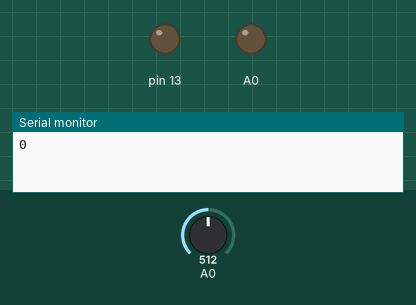
Recording of a sketch running on a simulated Arduino Uno, built with avr-gcc and run on an emulated ATmega328P. Shown: output pins drawn as LEDs (lit = HIGH), the last lines printed to the serial monitor. Dashed ring = blinking. Inputs (shaded band) come from the test bench; at power-on: A0 = 512.

Above: at 1.2 s.
1.3 s: A0 set to 787
2.8 s: A0 set to 812
At 3.1 s:
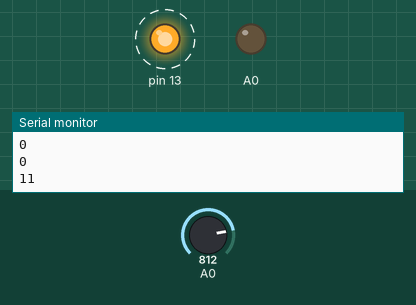
Timing chart, 0 to 11.8 s (numbered marks = the images above; inputs shaded):
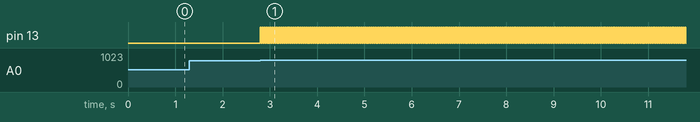

Measured:
- the behaviour switches between 800 and 801 on A0 (found by bisection; images 0 and 1)
- after the input at 2.8 s, pin 13: alternates HIGH for 0.02 s and LOW for 0.02 s, starting at once

The sketch:

SetDuti220.ino
```cpp
#define OFFSET 1000
uint32_t times = 0;
uint32_t count = 0;

// void counter(void) {
//   count++;
//   digitalWrite(13, !digitalRead(13));
// }

void setup() {
  pinMode(PD2, INPUT_PULLUP);
  pinMode(13, OUTPUT);
  pinMode(A0, OUTPUT);
  // attachInterrupt(digitalPinToInterrupt(PD2), counter, CHANGE);
  Serial.begin(9600);
  times = millis();
}

void loop() {
  if (analogRead(A0) > 800) {
    count++;
    digitalWrite(13, !digitalRead(13));
    delay(20);
  }
  if (millis() - times > OFFSET) {
    Serial.println(count);
    count = 0;
    times = millis();
  }
}
```
